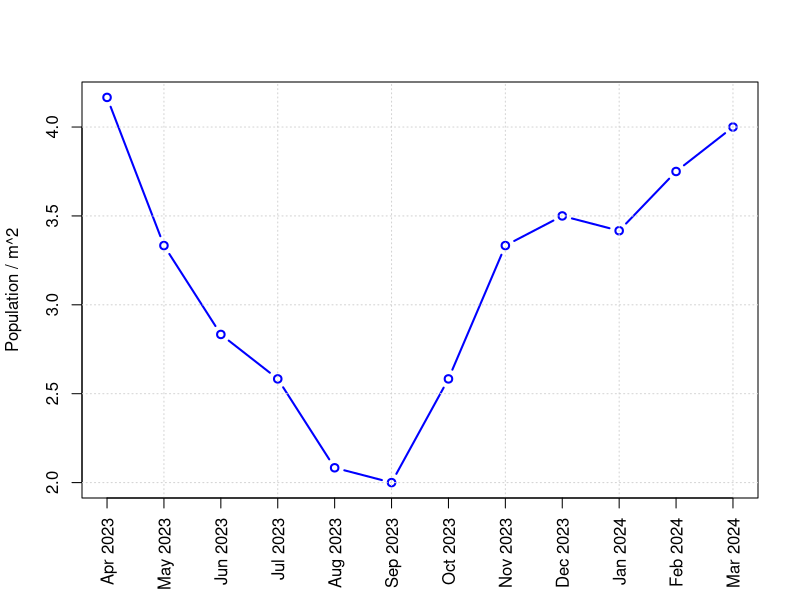
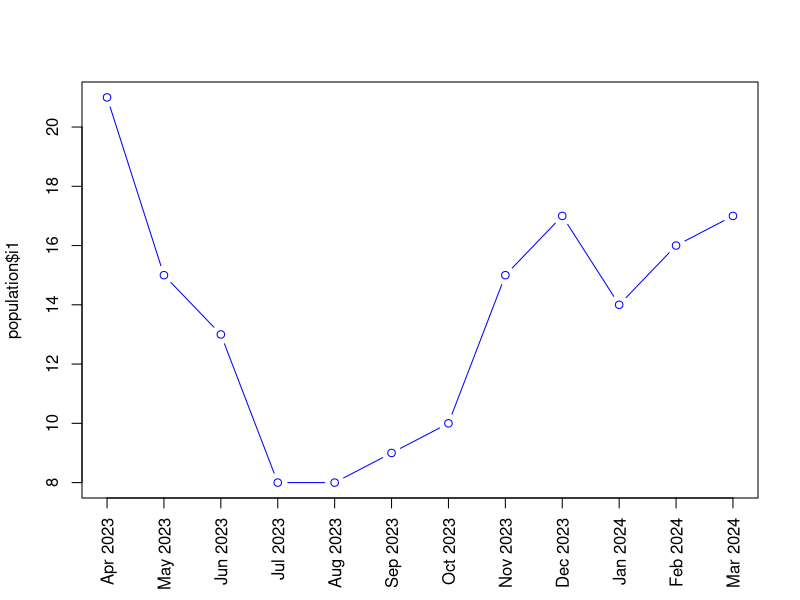
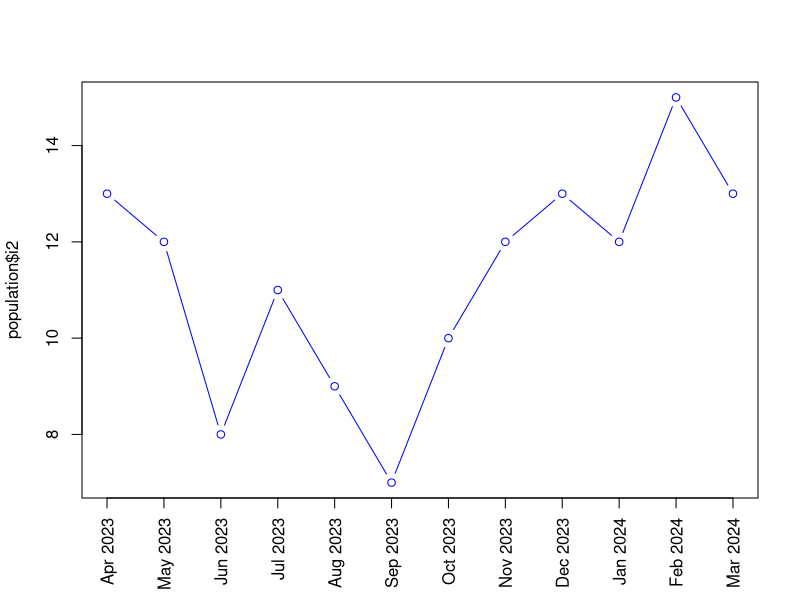
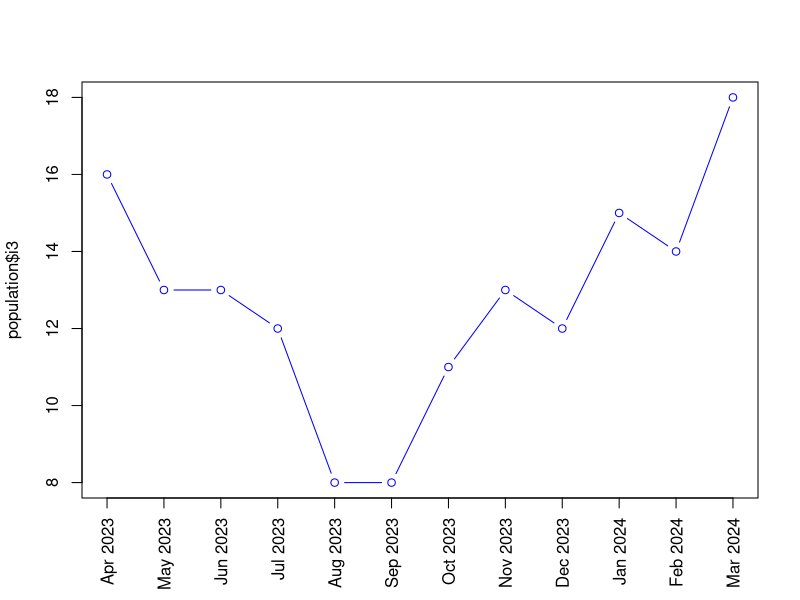
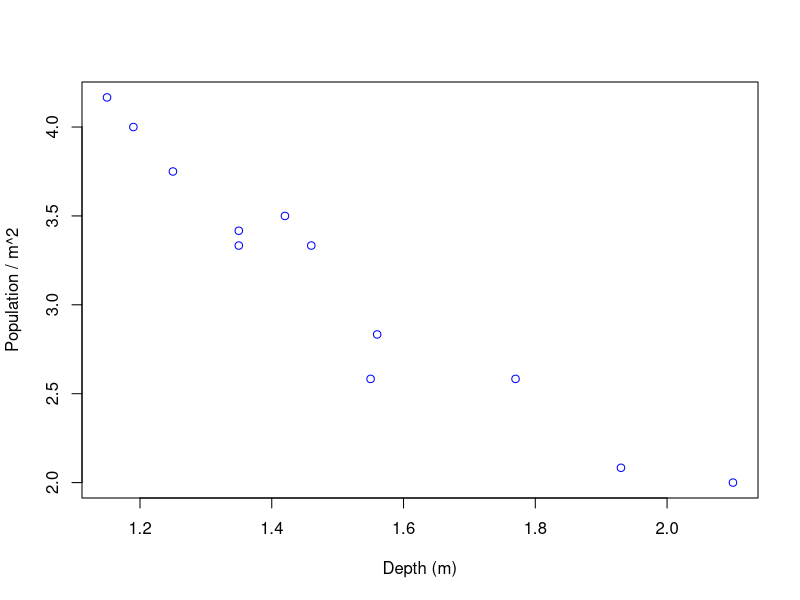

Reproduce these figures in R, in order. (Note: this script raises an error after producing the figures.)
## ---- chunk 1
knitr::opts_chunk$set(echo = TRUE)
## ---- chunk 2
population=read.csv("data/population.csv")
str(population)
## ---- chunk 3

# Calculate mean
A=4
mean= (population$i1+ population$i2+ population$i3)/(3*A)
plot(mean,
     type='b', col='blue',
     xlab='', ylab='Population / m^2', xlim=c(1,12), xaxt='n', lwd=2)

# legend('top', legend=c('Mean'), col=c('blue'), lwd=c(3), lty=1)

grid()
axis(1, at=seq(1,12), population$Month, las=2, cex.axis = 1)
# title('Monthly variation in population density of L. marginalis')
## ---- chunk 4
plot(population$i1,
     type='b', col='blue',
     xlab='', xlim=c(1,12), xaxt='n')
axis(1, at=seq(1,12), population$Month, las=2)
## ---- chunk 5
plot(population$i2,
     type='b', col='blue',
     xlab='', xlim=c(1,12), xaxt='n')
axis(1, at=seq(1,12), population$Month, las=2)

## ---- chunk 6
plot(population$i3,
     type='b', col='blue',
     xlab='', xlim=c(1,12), xaxt='n')
axis(1, at=seq(1,12), population$Month, las=2)

## ---- chunk 7
water=read.csv("data/water-quality.csv")
str(water)

plot(water$Depth, mean,
     type='p', col='blue',
     xlab='Depth (m)', ylab='Population / m^2')

plot(water$Temperature, mean,
     type='p', col='blue',
     xlab='Temperature °C', ylab='Population / m^2')

plot(water$pH, mean,
     type='p', col='blue',
     xlab='pH', ylab='Population / m^2')
## ---- chunk 8
library(ggplot2)

# Month needs to be factorized to facilitate plotting and preserve order
Month1=factor(water$Month, levels=water$Month)
df= data.frame(Month=Month1, Depth=water$Depth,
               Temperature=water$Temperature, pH=water$pH, mean=mean)


scale=6

ggplot(data = df, aes(x = Month, group = 1)) +
  geom_line(aes(y = mean, color = "black"), linewidth = 1.3) +
  geom_point(aes(y = mean, color = "black"), shape=1, size=3) +
  
  geom_line(aes(y = Temperature / scale, color = "blue"), linewidth = 1.3) +
  geom_point(aes(y = Temperature / scale, color = "blue"), shape=1, size=3) +

  scale_y_continuous(name = "Population / m^2",
                     sec.axis = sec_axis(transform = ~ . * scale, name = "Temperature °C")) +
  scale_color_manual('', labels= c('Population / m^2','Temperature °C'),
                     values = c("black", "blue")) +
  theme_bw() +
  theme(legend.position = "top", axis.text.x= element_text(size=11, angle = 90, vjust = 0.5),
        axis.text.y.right= element_text(size=11, color='blue'),
        axis.title.y.right = element_text(color='blue'))


## ---- chunk 9
scale=1
ggplot(data = df, aes(x = Month, group = 1)) +
  geom_line(aes(y = mean, color = "black"), linewidth = 1.3) +
  geom_point(aes(y = mean, color = "black"), shape=1, size=3) +
  
  geom_line(aes(y = Depth / scale, color = "blue"), linewidth = 1.3) +
  geom_point(aes(y = Depth / scale, color = "blue"), shape=1, size=3) +

  scale_y_continuous(name = "Population / m^2",
                     sec.axis = sec_axis(transform = ~ . * scale, name = "Depth")) +
  scale_color_manual('', labels= c('Population / m^2','Depth'),
                     values = c("black", "blue")) +
  theme_bw() +
  theme(legend.position = "top", axis.text.x= element_text(size=11, angle = 90, vjust = 0.5),
        axis.text.y.right= element_text(size=11, color='blue'),
        axis.title.y.right = element_text(color='blue'))

## ---- chunk 10
scale=2
ggplot(data = df, aes(x = Month, group = 1)) +
  geom_line(aes(y = mean, color = "black"), linewidth = 1.3) +
  geom_point(aes(y = mean, color = "black"), shape=1, size=3) +
  
  geom_line(aes(y = pH / scale, color = "blue"), linewidth = 1.3) +
  geom_point(aes(y = pH / scale, color = "blue"), shape=1, size=3) +

  scale_y_continuous(name = "Population / m^2",
                     sec.axis = sec_axis(transform = ~ . * scale, name = "pH")) +
  scale_color_manual('', labels= c('Population / m^2','pH'),
                     values = c("black", "blue")) +
  theme_bw() +
  theme(legend.position = "top", axis.text.x= element_text(size=11, angle = 90, vjust = 0.5),
        axis.text.y.right= element_text(size=11, color='blue'),
        axis.title.y.right = element_text(color='blue'))

## ---- chunk 11
for (i in colnames(df)[2:4]) {
  print(i)
  print(cor.test(df[[i]], mean, method='spearman'))
  cat(sprintf('\n'))
}
## ---- chunk 12
library("ggpubr")
ggscatter(df, x = "Depth", y = "mean",
          add = "reg.line", conf.int = TRUE,
          xlab = "Depth (m)", ylab = "Population / m^2",
          title = 'A') +
  stat_cor(cor.coef.name = 'rho', label.x=1.5, label.y=3.5, method='spearman',
           size=5, p.accuracy=0.001)
## ---- chunk 13
library("ggpubr")
ggscatter(df, x = "Temperature", y = "mean",
          add = "reg.line", conf.int = TRUE,
          xlab = "Temperature (°C)", ylab = "Population / m^2",
          title = 'B') +
  stat_cor(cor.coef.name = 'rho', label.x=20, label.y=4.3, method='spearman',
           size=5, p.accuracy=0.001)
## ---- chunk 14
library("ggpubr")
ggscatter(df, x = "pH", y = "mean",
          add = "reg.line", conf.int = TRUE,
          xlab = "pH", ylab = "Population / m^2",
          title = 'C') +
  stat_cor(cor.coef.name = 'rho', label.x=6.9, label.y=4.3, method='spearman',
           size=5, p.accuracy=0.001)
## ---- chunk 15
bio= read.csv('data/shell-biometrics.csv')
str(bio)
## ---- chunk 16
mean(water$Temperature)
## ---- chunk 17
sd(water$Temperature)
## ---- chunk 18
mean(water$pH)
## ---- chunk 19
sd(water$pH)
## ---- chunk 20
mean(water$Depth)
## ---- chunk 21
sd(water$Depth)
## ---- chunk 22
wilcox.test(population$i1, population$i2)
## ---- chunk 23
wilcox.test(population$i2, population$i3)
## ---- chunk 24
wilcox.test(population$i3, population$i1)
## ---- chunk 25
for (w in c('Depth','Temperature','pH')) {
  arr=water[[w]]
  cat(sprintf('%s - Mean: %f, min: %f, max: %f\n', w, mean(arr), min(arr), max(arr)))
}
